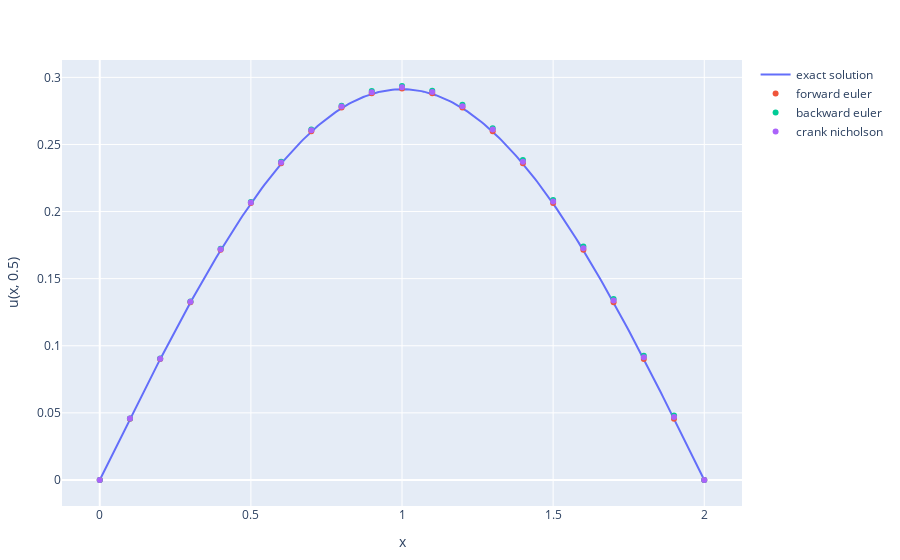

Here is the notebook cell this chart was saved with:
### Markdown cell above
## 2d Comparison Plot

### Code cell
kappa = 1   # diffusion constant
L = 2        # length of spatial domain
T = .5         # total time to solve for

# Set numerical parameters
mx = 20     # number of gridpoints in space
mt = 1000   # number of gridpoints in time

function bcf(x,t)
    return 0
end

# forward euler Estimate
fex, feu_j = finite_difference(u_I, kappa, L, T, mx, mt, boundary=bcf, method="forward_euler")
# Create trace
f_euler = scatter(x=fex, y=feu_j, mode="markers", name="forward euler", showlegend=true)


# backward euler Estimate
bex, beu_j = finite_difference(u_I, kappa, L, T, mx, mt, boundary=bcf, method="backward_euler")
# Create trace
b_euler = scatter(x=bex, y=beu_j, mode="markers", name="backward euler", showlegend=true)


# crank nicholson Estimate
cnx, cnu_j = finite_difference(u_I, kappa, L, T, mx, mt, boundary=bcf, method="crank_nicholson")
# Create trace
c_nicholson = scatter(x=cnx, y=cnu_j, mode="markers", name="crank nicholson", showlegend=true)



# Plot the final result and exact solution
xx = 0:L/250:L

# Create solution trace
exact = scatter(x=xx, y=u_exact(xx,T, L=L, κ=kappa), mode="lines", name="exact solution", showlegend=true)

layout = Layout(
    xaxis_title = "x",
    yaxis_title = string("u(x, ",string(T),")")
    )

plot([exact, f_euler, b_euler, c_nicholson], layout)

### Figure 1 — Plotly figure (JSON) as saved in the notebook; plotly's stock layout.template omitted (floating-point values rounded to 4 significant figures; data arrays with more than 128 entries replaced by an {"elided": "..."} marker saying what was removed)
{"data": [{"mode": "lines", "name": "exact solution", "showlegend": true, "type": "scatter", "x": {"elided": "251 float values"}, "y": {"elided": "251 float values"}}, {"mode": "markers", "name": "forward euler", "showlegend": true, "type": "scatter", "x": [0, 0.1, 0.2, 0.3, 0.4, 0.5, 0.6, 0.7, 0.8, 0.9, 1, 1.1, 1.2, 1.3, 1.4, 1.5, 1.6, 1.7, 1.8, 1.9, 2], "y": [0, 0.04564, 0.09015, 0.1324, 0.1715, 0.2063, 0.236, 0.2599, 0.2775, 0.2881, 0.2917, 0.2881, 0.2775, 0.2599, 0.236, 0.2063, 0.1715, 0.1324, 0.09015, 0.04564, 0]}, {"mode": "markers", "name": "backward euler", "showlegend": true, "type": "scatter", "x": [0, 0.1, 0.2, 0.3, 0.4, 0.5, 0.6, 0.7, 0.8, 0.9, 1, 1.1, 1.2, 1.3, 1.4, 1.5, 1.6, 1.7, 1.8, 1.9, 2], "y": [0, 0.04582, 0.09051, 0.133, 0.1722, 0.2072, 0.2371, 0.2612, 0.2789, 0.2898, 0.2935, 0.2901, 0.2795, 0.2622, 0.2383, 0.2087, 0.1739, 0.1349, 0.09255, 0.04795, 0]}, {"mode": "markers", "name": "crank nicholson", "showlegend": true, "type": "scatter", "x": [0, 0.1, 0.2, 0.3, 0.4, 0.5, 0.6, 0.7, 0.8, 0.9, 1, 1.1, 1.2, 1.3, 1.4, 1.5, 1.6, 1.7, 1.8, 1.9, 2], "y": [0, 0.04573, 0.09033, 0.1327, 0.1718, 0.2067, 0.2366, 0.2606, 0.2782, 0.289, 0.2926, 0.2891, 0.2785, 0.2611, 0.2372, 0.2075, 0.1727, 0.1337, 0.09138, 0.04682, 0]}], "layout": {"margin": {"b": 50, "l": 50, "r": 50, "t": 60}, "xaxis": {"title": {"text": "x"}}, "yaxis": {"title": {"text": "u(x, 0.5)"}}}}
